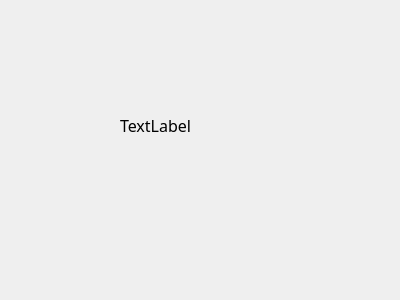
<?xml version="1.0" encoding="UTF-8"?>
<ui version="4.0">
 <class>Dialog</class>
 <widget class="QDialog" name="Dialog">
  <property name="geometry">
   <rect>
    <x>0</x>
    <y>0</y>
    <width>400</width>
    <height>300</height>
   </rect>
  </property>
  <property name="font">
   <font>
    <family>-윤고딕240</family>
    <pointsize>12</pointsize>
   </font>
  </property>
  <property name="windowTitle">
   <string>Dialog</string>
  </property>
  <widget class="QLabel" name="label">
   <property name="geometry">
    <rect>
     <x>120</x>
     <y>80</y>
     <width>161</width>
     <height>91</height>
    </rect>
   </property>
   <property name="text">
    <string>TextLabel</string>
   </property>
  </widget>
 </widget>
 <resources/>
 <connections/>
</ui>
